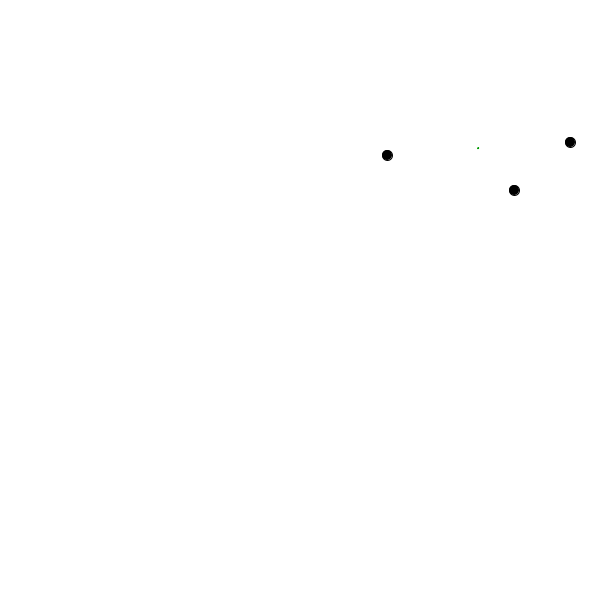
Frame 1 (no input)
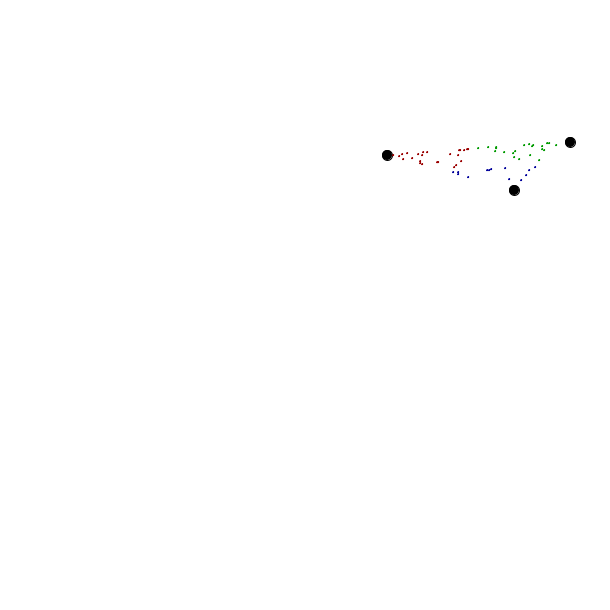
Frame 60 (the mouse pressed at the canvas centre just before this capture)
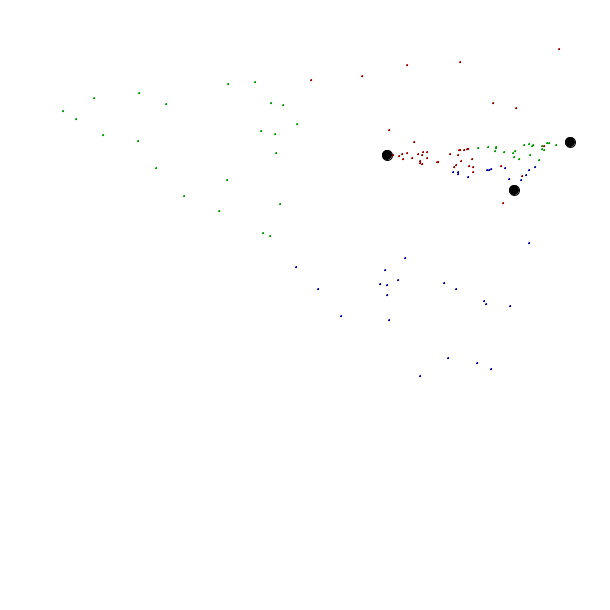
Frame 120 (the mouse held since frame 60 and released just before this capture)

The Processing sketch that drew these frames (run headless with seeded random() and noise(); from frame 60 on, the mouse is pressed at the canvas centre):

// Processing sketch: processing_136641
// ── processing_136641.pde

class tpoint
{
  int xpos, ypos;
  
  tpoint(int x, int y)
  {
    xpos = x;
    ypos = y;
  }
}

int rx;
int ry;
int count;
tpoint tp1;
tpoint tp2;
tpoint tp3;

void setup() 
{
  size(610, 610);
  frameRate(30);

  noStroke();
  background(255);
  stroke(0);
  fill(0);

  randomsetup();
  
}

void randomsetup()
{
  int pointx = int(random(600));
  int pointy = int(random(600));
  
  rx = pointx;
  ry = pointy;
  
  tp1 = new tpoint(pointx,pointy);
  tp2 = new tpoint(int(random(600)),int(random(600)));
  tp3 = new tpoint(int(random(600)),int(random(600)));
  
  stroke(0);
  fill(0);
  
  ellipse(tp1.xpos,tp1.ypos,10,10);
  ellipse(tp2.xpos,tp2.ypos,10,10);
  ellipse(tp3.xpos,tp3.ypos,10,10);
}


void draw() 
{  
  int rpoint = int(random(3));
  if (rpoint == 0)
  {
    // triangle point 1
    rx = (rx + tp1.xpos)/2;
    ry = (ry + tp1.ypos)/2;
    stroke(155,0,0);
    fill(155,0,0);
  }
  else if (rpoint == 1)
  {
    // triangle point 2
    rx = (rx + tp2.xpos)/2;
    ry = (ry + tp2.ypos)/2;
    stroke(0,155,0);
    fill(0,155,0);
  }
  else if (rpoint == 2)
  {
    // triangle point 3
    rx = (rx + tp3.xpos)/2;
    ry = (ry + tp3.ypos)/2;
    stroke(0,0,155);
    fill(0,0,155);
  }
  ellipse(rx,ry,1,1);
  
}

void mousePressed()
{
  background(255);
  randomsetup();
}
